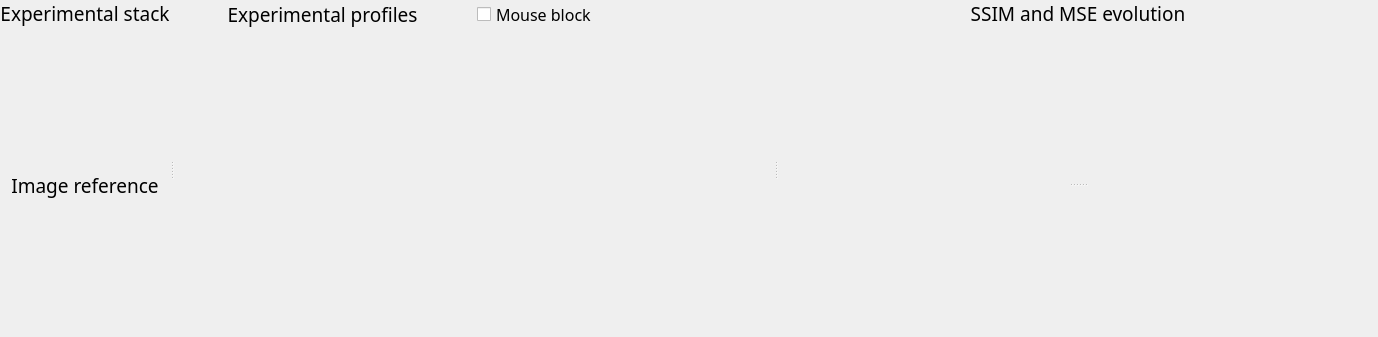
       <widget class="QSplitter" name="splitter_3">
        <property name="orientation">
         <enum>Qt::Horizontal</enum>
        </property>
        <widget class="QWidget" name="layoutWidget">
         <layout class="QVBoxLayout" name="verticalLayout_3">
          <item>
           <widget class="QLabel" name="label_6">
            <property name="palette">
             <palette>
              <active>
               <colorrole role="WindowText">
                <brush brushstyle="SolidPattern">
                 <color alpha="255">
                  <red>0</red>
                  <green>0</green>
                  <blue>0</blue>
                 </color>
                </brush>
               </colorrole>
               <colorrole role="Button">
                <brush brushstyle="SolidPattern">
                 <color alpha="255">
                  <red>253</red>
                  <green>249</green>
                  <blue>248</blue>
                 </color>
                </brush>
               </colorrole>
               <colorrole role="Text">
                <brush brushstyle="SolidPattern">
                 <color alpha="255">
                  <red>0</red>
                  <green>0</green>
                  <blue>0</blue>
                 </color>
                </brush>
               </colorrole>
               <colorrole role="ButtonText">
                <brush brushstyle="SolidPattern">
                 <color alpha="255">
                  <red>0</red>
                  <green>0</green>
                  <blue>0</blue>
                 </color>
                </brush>
               </colorrole>
               <colorrole role="Base">
                <brush brushstyle="SolidPattern">
                 <color alpha="255">
                  <red>253</red>
                  <green>249</green>
                  <blue>248</blue>
                 </color>
                </brush>
               </colorrole>
               <colorrole role="Window">
                <brush brushstyle="SolidPattern">
                 <color alpha="255">
                  <red>253</red>
                  <green>249</green>
                  <blue>248</blue>
                 </color>
                </brush>
               </colorrole>
              </active>
              <inactive>
               <colorrole role="WindowText">
                <brush brushstyle="SolidPattern">
                 <color alpha="255">
                  <red>0</red>
                  <green>0</green>
                  <blue>0</blue>
                 </color>
                </brush>
               </colorrole>
               <colorrole role="Button">
                <brush brushstyle="SolidPattern">
                 <color alpha="255">
                  <red>253</red>
                  <green>249</green>
                  <blue>248</blue>
                 </color>
                </brush>
               </colorrole>
               <colorrole role="Text">
                <brush brushstyle="SolidPattern">
                 <color alpha="255">
                  <red>0</red>
                  <green>0</green>
                  <blue>0</blue>
                 </color>
                </brush>
               </colorrole>
               <colorrole role="ButtonText">
                <brush brushstyle="SolidPattern">
                 <color alpha="255">
                  <red>0</red>
                  <green>0</green>
                  <blue>0</blue>
                 </color>
                </brush>
               </colorrole>
               <colorrole role="Base">
                <brush brushstyle="SolidPattern">
                 <color alpha="255">
                  <red>253</red>
                  <green>249</green>
                  <blue>248</blue>
                 </color>
                </brush>
               </colorrole>
               <colorrole role="Window">
                <brush brushstyle="SolidPattern">
                 <color alpha="255">
                  <red>253</red>
                  <green>249</green>
                  <blue>248</blue>
                 </color>
                </brush>
               </colorrole>
              </inactive>
              <disabled>
               <colorrole role="WindowText">
                <brush brushstyle="SolidPattern">
                 <color alpha="255">
                  <red>0</red>
                  <green>0</green>
                  <blue>0</blue>
                 </color>
                </brush>
               </colorrole>
               <colorrole role="Button">
                <brush brushstyle="SolidPattern">
                 <color alpha="255">
                  <red>253</red>
                  <green>249</green>
                  <blue>248</blue>
                 </color>
                </brush>
               </colorrole>
               <colorrole role="Text">
                <brush brushstyle="SolidPattern">
                 <color alpha="255">
                  <red>0</red>
                  <green>0</green>
                  <blue>0</blue>
                 </color>
                </brush>
               </colorrole>
               <colorrole role="ButtonText">
                <brush brushstyle="SolidPattern">
                 <color alpha="255">
                  <red>0</red>
                  <green>0</green>
                  <blue>0</blue>
                 </color>
                </brush>
               </colorrole>
               <colorrole role="Base">
                <brush brushstyle="SolidPattern">
                 <color alpha="255">
                  <red>253</red>
                  <green>249</green>
                  <blue>248</blue>
                 </color>
                </brush>
               </colorrole>
               <colorrole role="Window">
                <brush brushstyle="SolidPattern">
                 <color alpha="255">
                  <red>253</red>
                  <green>249</green>
                  <blue>248</blue>
                 </color>
                </brush>
               </colorrole>
              </disabled>
             </palette>
            </property>
            <property name="font">
             <font>
              <family>Noto Sans Cond</family>
              <pointsize>14</pointsize>
              <weight>50</weight>
              <italic>false</italic>
              <bold>false</bold>
             </font>
            </property>
            <property name="styleSheet">
             <string notr="true"/>
            </property>
            <property name="text">
             <string>Experimental stack</string>
            </property>
            <property name="alignment">
             <set>Qt::AlignCenter</set>
            </property>
           </widget>
          </item>
          <item>
           <widget class="ImageView" name="expSeries" native="true">
            <property name="sizePolicy">
             <sizepolicy hsizetype="MinimumExpanding" vsizetype="MinimumExpanding">
              <horstretch>0</horstretch>
              <verstretch>0</verstretch>
             </sizepolicy>
            </property>
           </widget>
          </item>
          <item>
           <widget class="QLabel" name="label_13">
            <property name="palette">
             <palette>
              <active>
               <colorrole role="WindowText">
                <brush brushstyle="SolidPattern">
                 <color alpha="255">
                  <red>0</red>
                  <green>0</green>
                  <blue>0</blue>
                 </color>
                </brush>
               </colorrole>
               <colorrole role="Button">
                <brush brushstyle="SolidPattern">
                 <color alpha="255">
                  <red>253</red>
                  <green>249</green>
                  <blue>248</blue>
                 </color>
                </brush>
               </colorrole>
               <colorrole role="Text">
                <brush brushstyle="SolidPattern">
                 <color alpha="255">
                  <red>0</red>
                  <green>0</green>
                  <blue>0</blue>
                 </color>
                </brush>
               </colorrole>
               <colorrole role="ButtonText">
                <brush brushstyle="SolidPattern">
                 <color alpha="255">
                  <red>0</red>
                  <green>0</green>
                  <blue>0</blue>
                 </color>
                </brush>
               </colorrole>
               <colorrole role="Base">
                <brush brushstyle="SolidPattern">
                 <color alpha="255">
                  <red>253</red>
                  <green>249</green>
                  <blue>248</blue>
                 </color>
                </brush>
               </colorrole>
               <colorrole role="Window">
                <brush brushstyle="SolidPattern">
                 <color alpha="255">
                  <red>253</red>
                  <green>249</green>
                  <blue>248</blue>
                 </color>
                </brush>
               </colorrole>
              </active>
              <inactive>
               <colorrole role="WindowText">
                <brush brushstyle="SolidPattern">
                 <color alpha="255">
                  <red>0</red>
                  <green>0</green>
                  <blue>0</blue>
                 </color>
                </brush>
               </colorrole>
               <colorrole role="Button">
                <brush brushstyle="SolidPattern">
                 <color alpha="255">
                  <red>253</red>
                  <green>249</green>
                  <blue>248</blue>
                 </color>
                </brush>
               </colorrole>
               <colorrole role="Text">
                <brush brushstyle="SolidPattern">
                 <color alpha="255">
                  <red>0</red>
                  <green>0</green>
                  <blue>0</blue>
                 </color>
                </brush>
               </colorrole>
               <colorrole role="ButtonText">
                <brush brushstyle="SolidPattern">
                 <color alpha="255">
                  <red>0</red>
                  <green>0</green>
                  <blue>0</blue>
                 </color>
                </brush>
               </colorrole>
               <colorrole role="Base">
                <brush brushstyle="SolidPattern">
                 <color alpha="255">
                  <red>253</red>
                  <green>249</green>
                  <blue>248</blue>
                 </color>
                </brush>
               </colorrole>
               <colorrole role="Window">
                <brush brushstyle="SolidPattern">
                 <color alpha="255">
                  <red>253</red>
                  <green>249</green>
                  <blue>248</blue>
                 </color>
                </brush>
               </colorrole>
              </inactive>
              <disabled>
               <colorrole role="WindowText">
                <brush brushstyle="SolidPattern">
                 <color alpha="255">
                  <red>0</red>
                  <green>0</green>
                  <blue>0</blue>
                 </color>
                </brush>
               </colorrole>
               <colorrole role="Button">
                <brush brushstyle="SolidPattern">
                 <color alpha="255">
                  <red>253</red>
                  <green>249</green>
                  <blue>248</blue>
                 </color>
                </brush>
               </colorrole>
               <colorrole role="Text">
                <brush brushstyle="SolidPattern">
                 <color alpha="255">
                  <red>0</red>
                  <green>0</green>
                  <blue>0</blue>
                 </color>
                </brush>
               </colorrole>
               <colorrole role="ButtonText">
                <brush brushstyle="SolidPattern">
                 <color alpha="255">
                  <red>0</red>
                  <green>0</green>
                  <blue>0</blue>
                 </color>
                </brush>
               </colorrole>
               <colorrole role="Base">
                <brush brushstyle="SolidPattern">
                 <color alpha="255">
                  <red>253</red>
                  <green>249</green>
                  <blue>248</blue>
                 </color>
                </brush>
               </colorrole>
               <colorrole role="Window">
                <brush brushstyle="SolidPattern">
                 <color alpha="255">
                  <red>253</red>
                  <green>249</green>
                  <blue>248</blue>
                 </color>
                </brush>
               </colorrole>
              </disabled>
             </palette>
            </property>
            <property name="font">
             <font>
              <family>Noto Sans Cond</family>
              <pointsize>14</pointsize>
              <weight>50</weight>
              <italic>false</italic>
              <bold>false</bold>
             </font>
            </property>
            <property name="styleSheet">
             <string notr="true"/>
            </property>
            <property name="text">
             <string>Image reference</string>
            </property>
            <property name="alignment">
             <set>Qt::AlignCenter</set>
            </property>
           </widget>
          </item>
          <item>
           <widget class="ImageView" name="refSeries" native="true">
            <property name="sizePolicy">
             <sizepolicy hsizetype="MinimumExpanding" vsizetype="MinimumExpanding">
              <horstretch>0</horstretch>
              <verstretch>0</verstretch>
             </sizepolicy>
            </property>
           </widget>
          </item>
         </layout>
        </widget>
        <widget class="QWidget" name="layoutWidget">
         <layout class="QVBoxLayout" name="verticalLayout_2">
          <item>
           <layout class="QHBoxLayout" name="horizontalLayout_7">
            <item>
             <widget class="QLabel" name="label_7">
              <property name="palette">
               <palette>
                <active>
                 <colorrole role="WindowText">
                  <brush brushstyle="SolidPattern">
                   <color alpha="255">
                    <red>0</red>
                    <green>0</green>
                    <blue>0</blue>
                   </color>
                  </brush>
                 </colorrole>
                 <colorrole role="Button">
                  <brush brushstyle="SolidPattern">
                   <color alpha="255">
                    <red>253</red>
                    <green>249</green>
                    <blue>248</blue>
                   </color>
                  </brush>
                 </colorrole>
                 <colorrole role="Text">
                  <brush brushstyle="SolidPattern">
                   <color alpha="255">
                    <red>0</red>
                    <green>0</green>
                    <blue>0</blue>
                   </color>
                  </brush>
                 </colorrole>
                 <colorrole role="ButtonText">
                  <brush brushstyle="SolidPattern">
                   <color alpha="255">
                    <red>0</red>
                    <green>0</green>
                    <blue>0</blue>
                   </color>
                  </brush>
                 </colorrole>
                 <colorrole role="Base">
                  <brush brushstyle="SolidPattern">
                   <color alpha="255">
                    <red>253</red>
                    <green>249</green>
                    <blue>248</blue>
                   </color>
                  </brush>
                 </colorrole>
                 <colorrole role="Window">
                  <brush brushstyle="SolidPattern">
                   <color alpha="255">
                    <red>253</red>
                    <green>249</green>
                    <blue>248</blue>
                   </color>
                  </brush>
                 </colorrole>
                </active>
                <inactive>
                 <colorrole role="WindowText">
                  <brush brushstyle="SolidPattern">
                   <color alpha="255">
                    <red>0</red>
                    <green>0</green>
                    <blue>0</blue>
                   </color>
                  </brush>
                 </colorrole>
                 <colorrole role="Button">
                  <brush brushstyle="SolidPattern">
                   <color alpha="255">
                    <red>253</red>
                    <green>249</green>
                    <blue>248</blue>
                   </color>
                  </brush>
                 </colorrole>
                 <colorrole role="Text">
                  <brush brushstyle="SolidPattern">
                   <color alpha="255">
                    <red>0</red>
                    <green>0</green>
                    <blue>0</blue>
                   </color>
                  </brush>
                 </colorrole>
                 <colorrole role="ButtonText">
                  <brush brushstyle="SolidPattern">
                   <color alpha="255">
                    <red>0</red>
                    <green>0</green>
                    <blue>0</blue>
                   </color>
                  </brush>
                 </colorrole>
                 <colorrole role="Base">
                  <brush brushstyle="SolidPattern">
                   <color alpha="255">
                    <red>253</red>
                    <green>249</green>
                    <blue>248</blue>
                   </color>
                  </brush>
                 </colorrole>
                 <colorrole role="Window">
                  <brush brushstyle="SolidPattern">
                   <color alpha="255">
                    <red>253</red>
                    <green>249</green>
                    <blue>248</blue>
                   </color>
                  </brush>
                 </colorrole>
                </inactive>
                <disabled>
                 <colorrole role="WindowText">
                  <brush brushstyle="SolidPattern">
                   <color alpha="255">
                    <red>0</red>
                    <green>0</green>
                    <blue>0</blue>
                   </color>
                  </brush>
                 </colorrole>
                 <colorrole role="Button">
                  <brush brushstyle="SolidPattern">
                   <color alpha="255">
                    <red>253</red>
                    <green>249</green>
                    <blue>248</blue>
                   </color>
                  </brush>
                 </colorrole>
                 <colorrole role="Text">
                  <brush brushstyle="SolidPattern">
                   <color alpha="255">
                    <red>0</red>
                    <green>0</green>
                    <blue>0</blue>
                   </color>
                  </brush>
                 </colorrole>
                 <colorrole role="ButtonText">
                  <brush brushstyle="SolidPattern">
                   <color alpha="255">
                    <red>0</red>
                    <green>0</green>
                    <blue>0</blue>
                   </color>
                  </brush>
                 </colorrole>
                 <colorrole role="Base">
                  <brush brushstyle="SolidPattern">
                   <color alpha="255">
                    <red>253</red>
                    <green>249</green>
                    <blue>248</blue>
                   </color>
                  </brush>
                 </colorrole>
                 <colorrole role="Window">
                  <brush brushstyle="SolidPattern">
                   <color alpha="255">
                    <red>253</red>
                    <green>249</green>
                    <blue>248</blue>
                   </color>
                  </brush>
                 </colorrole>
                </disabled>
               </palette>
              </property>
              <property name="font">
               <font>
                <family>Noto Sans Cond</family>
                <pointsize>14</pointsize>
                <weight>50</weight>
                <italic>false</italic>
                <bold>false</bold>
               </font>
              </property>
              <property name="styleSheet">
               <string notr="true"/>
              </property>
              <property name="text">
               <string>Experimental profiles</string>
              </property>
              <property name="alignment">
               <set>Qt::AlignCenter</set>
              </property>
             </widget>
            </item>
            <item>
             <widget class="QCheckBox" name="mouseLock">
              <property name="font">
               <font>
                <family>Noto Sans Cond</family>
                <pointsize>12</pointsize>
                <weight>50</weight>
                <italic>false</italic>
                <bold>false</bold>
               </font>
              </property>
              <property name="styleSheet">
               <string notr="true"/>
              </property>
              <property name="text">
               <string>Mouse block</string>
              </property>
             </widget>
            </item>
           </layout>
          </item>
          <item>
           <widget class="PlotWidget" name="profiles0" native="true">
            <property name="sizePolicy">
             <sizepolicy hsizetype="MinimumExpanding" vsizetype="MinimumExpanding">
              <horstretch>0</horstretch>
              <verstretch>0</verstretch>
             </sizepolicy>
            </property>
            <property name="minimumSize">
             <size>
              <width>600</width>
              <height>150</height>
             </size>
            </property>
           </widget>
          </item>
         </layout>
        </widget>
        <widget class="QWidget" name="layoutWidget">
         <layout class="QVBoxLayout" name="verticalLayout">
          <item>
           <widget class="QLabel" name="label_8">
            <property name="palette">
             <palette>
              <active>
               <colorrole role="WindowText">
                <brush brushstyle="SolidPattern">
                 <color alpha="255">
                  <red>0</red>
                  <green>0</green>
                  <blue>0</blue>
                 </color>
                </brush>
               </colorrole>
               <colorrole role="Button">
                <brush brushstyle="SolidPattern">
                 <color alpha="255">
                  <red>253</red>
                  <green>249</green>
                  <blue>248</blue>
                 </color>
                </brush>
               </colorrole>
               <colorrole role="Text">
                <brush brushstyle="SolidPattern">
                 <color alpha="255">
                  <red>0</red>
                  <green>0</green>
                  <blue>0</blue>
                 </color>
                </brush>
               </colorrole>
               <colorrole role="ButtonText">
                <brush brushstyle="SolidPattern">
                 <color alpha="255">
                  <red>0</red>
                  <green>0</green>
                  <blue>0</blue>
                 </color>
                </brush>
               </colorrole>
               <colorrole role="Base">
                <brush brushstyle="SolidPattern">
                 <color alpha="255">
                  <red>253</red>
                  <green>249</green>
                  <blue>248</blue>
                 </color>
                </brush>
               </colorrole>
               <colorrole role="Window">
                <brush brushstyle="SolidPattern">
                 <color alpha="255">
                  <red>253</red>
                  <green>249</green>
                  <blue>248</blue>
                 </color>
                </brush>
               </colorrole>
              </active>
              <inactive>
               <colorrole role="WindowText">
                <brush brushstyle="SolidPattern">
                 <color alpha="255">
                  <red>0</red>
                  <green>0</green>
                  <blue>0</blue>
                 </color>
                </brush>
               </colorrole>
               <colorrole role="Button">
                <brush brushstyle="SolidPattern">
                 <color alpha="255">
                  <red>253</red>
                  <green>249</green>
                  <blue>248</blue>
                 </color>
                </brush>
               </colorrole>
               <colorrole role="Text">
                <brush brushstyle="SolidPattern">
                 <color alpha="255">
                  <red>0</red>
                  <green>0</green>
                  <blue>0</blue>
                 </color>
                </brush>
               </colorrole>
               <colorrole role="ButtonText">
                <brush brushstyle="SolidPattern">
                 <color alpha="255">
                  <red>0</red>
                  <green>0</green>
                  <blue>0</blue>
                 </color>
                </brush>
               </colorrole>
               <colorrole role="Base">
                <brush brushstyle="SolidPattern">
                 <color alpha="255">
                  <red>253</red>
                  <green>249</green>
                  <blue>248</blue>
                 </color>
                </brush>
               </colorrole>
               <colorrole role="Window">
                <brush brushstyle="SolidPattern">
                 <color alpha="255">
                  <red>253</red>
                  <green>249</green>
                  <blue>248</blue>
                 </color>
                </brush>
               </colorrole>
              </inactive>
              <disabled>
               <colorrole role="WindowText">
                <brush brushstyle="SolidPattern">
                 <color alpha="255">
                  <red>0</red>
                  <green>0</green>
                  <blue>0</blue>
                 </color>
                </brush>
               </colorrole>
               <colorrole role="Button">
                <brush brushstyle="SolidPattern">
                 <color alpha="255">
                  <red>253</red>
                  <green>249</green>
                  <blue>248</blue>
                 </color>
                </brush>
               </colorrole>
               <colorrole role="Text">
                <brush brushstyle="SolidPattern">
                 <color alpha="255">
                  <red>0</red>
                  <green>0</green>
                  <blue>0</blue>
                 </color>
                </brush>
               </colorrole>
               <colorrole role="ButtonText">
                <brush brushstyle="SolidPattern">
                 <color alpha="255">
                  <red>0</red>
                  <green>0</green>
                  <blue>0</blue>
                 </color>
                </brush>
               </colorrole>
               <colorrole role="Base">
                <brush brushstyle="SolidPattern">
                 <color alpha="255">
                  <red>253</red>
                  <green>249</green>
                  <blue>248</blue>
                 </color>
                </brush>
               </colorrole>
               <colorrole role="Window">
                <brush brushstyle="SolidPattern">
                 <color alpha="255">
                  <red>253</red>
                  <green>249</green>
                  <blue>248</blue>
                 </color>
                </brush>
               </colorrole>
              </disabled>
             </palette>
            </property>
            <property name="font">
             <font>
              <family>Noto Sans Cond</family>
              <pointsize>14</pointsize>
              <weight>50</weight>
              <italic>false</italic>
              <bold>false</bold>
             </font>
            </property>
            <property name="styleSheet">
             <string notr="true"/>
            </property>
            <property name="text">
             <string>SSIM and MSE evolution</string>
            </property>
            <property name="alignment">
             <set>Qt::AlignCenter</set>
            </property>
           </widget>
          </item>
          <item>
           <widget class="QSplitter" name="splitter">
            <property name="orientation">
             <enum>Qt::Vertical</enum>
            </property>
            <widget class="PlotWidget" name="profiles" native="true">
             <property name="sizePolicy">
              <sizepolicy hsizetype="MinimumExpanding" vsizetype="MinimumExpanding">
               <horstretch>0</horstretch>
               <verstretch>0</verstretch>
              </sizepolicy>
             </property>
             <property name="minimumSize">
              <size>
               <width>600</width>
               <height>150</height>
              </size>
             </property>
            </widget>
            <widget class="PlotWidget" name="profiles2" native="true">
             <property name="sizePolicy">
              <sizepolicy hsizetype="MinimumExpanding" vsizetype="MinimumExpanding">
               <horstretch>0</horstretch>
               <verstretch>0</verstretch>
              </sizepolicy>
             </property>
             <property name="minimumSize">
              <size>
               <width>600</width>
               <height>150</height>
              </size>
             </property>
            </widget>
           </widget>
          </item>
         </layout>
        </widget>
       </widget>
